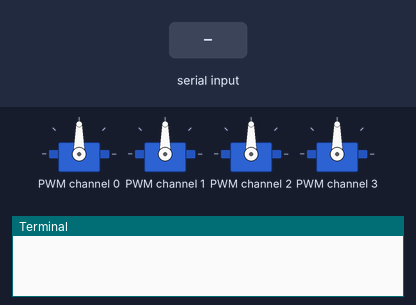
Bench run of a program on a simulated Raspberry Pi (BCM pin numbers). Parts: 4 × servo, the last lines printed to the terminal. Inputs (shaded band) come from the test bench.

Above: at 1.2 s.
1.3 s: "5" typed at the terminal, then Enter
At 2.0 s:
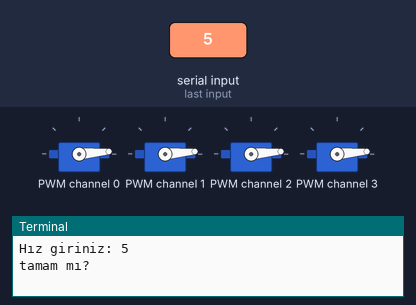
2.8 s: "90" typed at the terminal, then Enter
At 3.1 s:
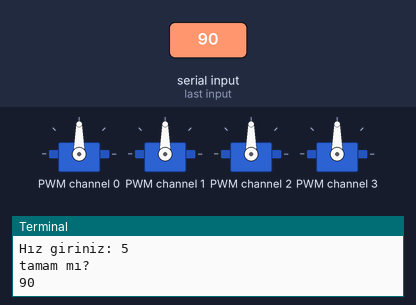
Timing chart, 0 to 5.8 s (numbered marks = the images above; inputs shaded):
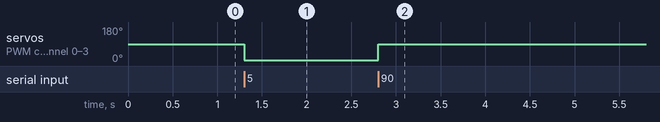

Measured:
- after the input at 1.3 s, servo on PWM channel 0–3: 90° → 5° at once
- after the input at 2.8 s, servo on PWM channel 0–3: 5° → 90° at once

The program:

motors.py
```python
import time
from adafruit_servokit import ServoKit #Pca9685
kit = ServoKit(channels=16)


class SMotor: #Servo Motor
    def __init__(self, number, mid=90):
        self.number = number
        self.mid = mid
        kit.servo[self.number].angle = self.mid

    def speed(self, speed):
        kit.servo[self.number].angle = speed


class BMotor(SMotor): #Brushless Motor
    def __init__(self, number, mid=90):
        super().__init__(number, mid)
        kit.servo[self.number].set_pulse_width_range(1000, 1720) #Motor ppm min-max kalibrasyonu


if __name__ == "__main__":
    motors = []
    for i in range(4):
        motors.append(BMotor(i))
    while True:
        for i in motors:
            i.speed(90)

        time.sleep(1)
        speed = int(input("Hız giriniz: "))
        for i in motors:
            i.speed(speed)
        input("tamam mı?")
```
